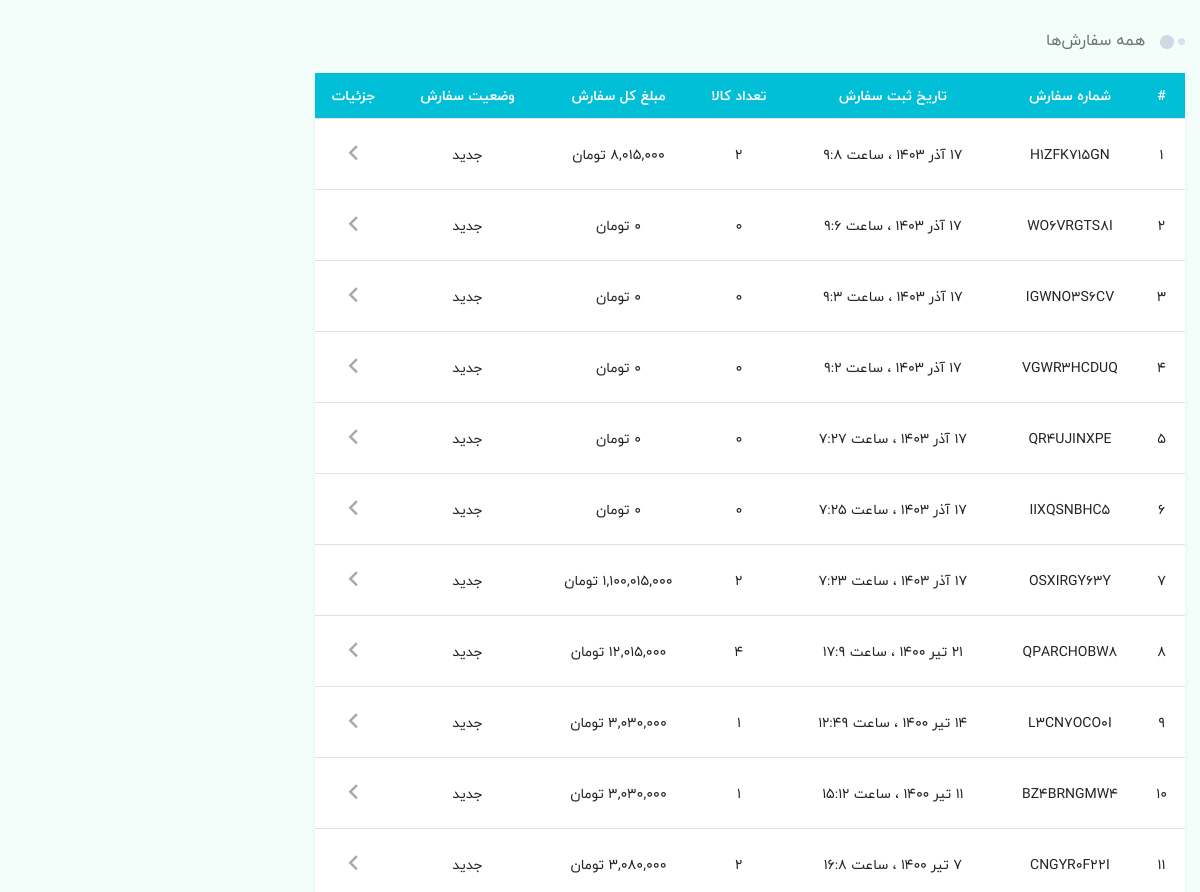
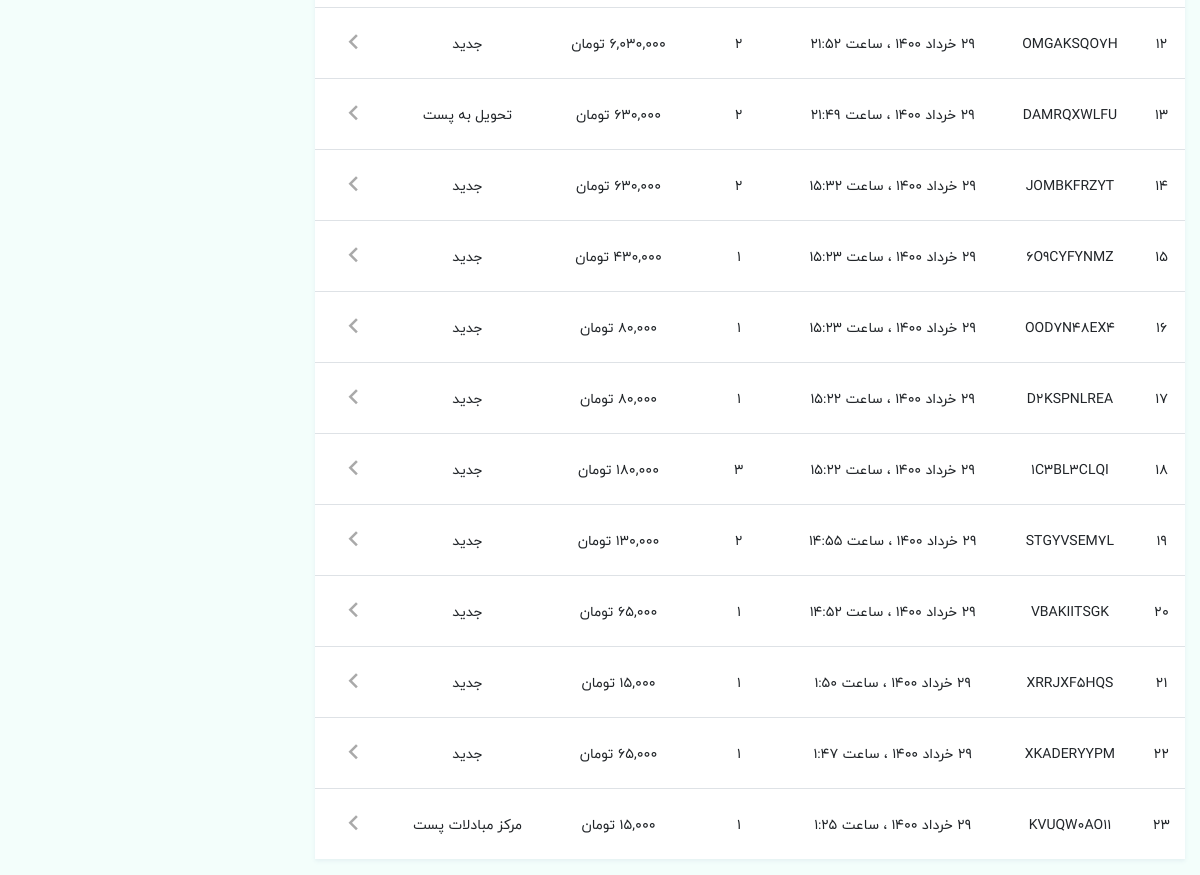
The app's page /profile/orders (signed in), older data (2 pictures, top to bottom).
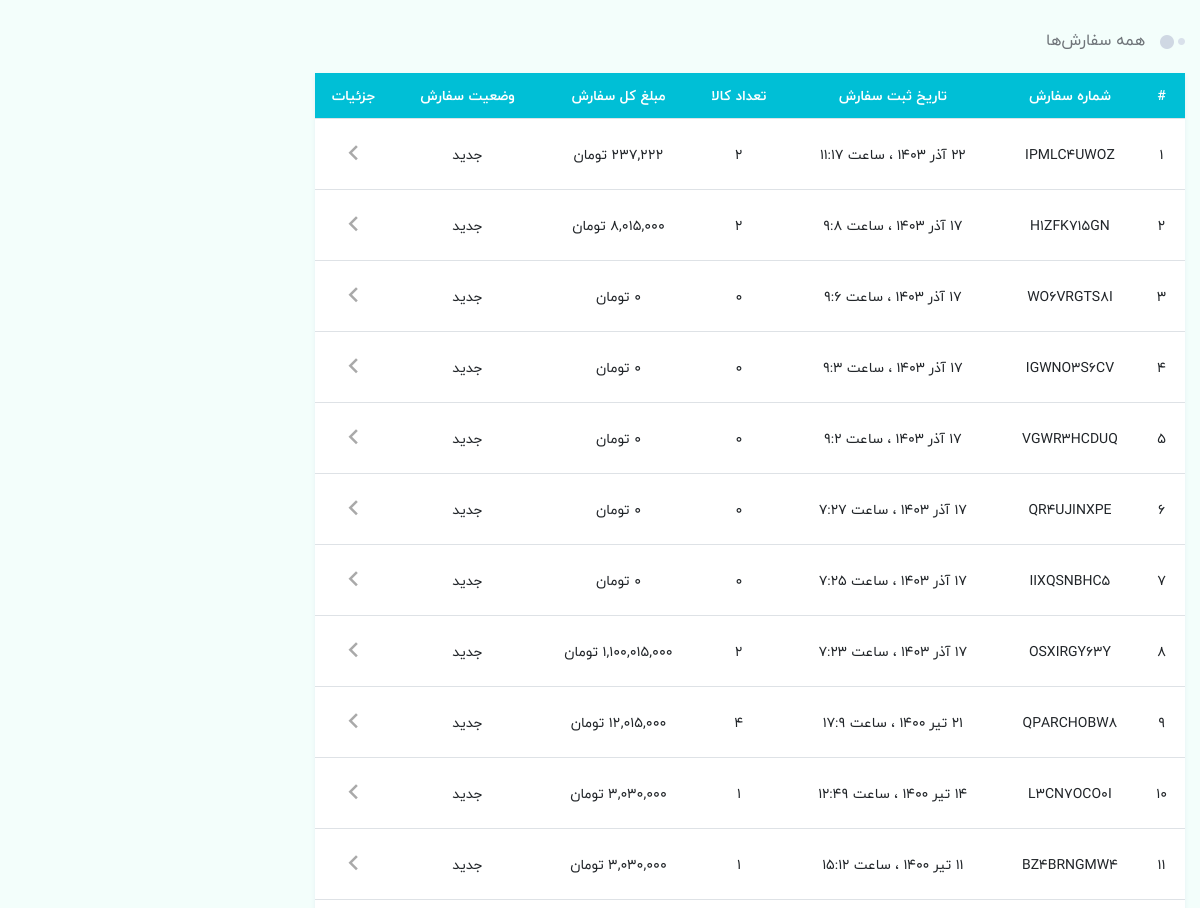
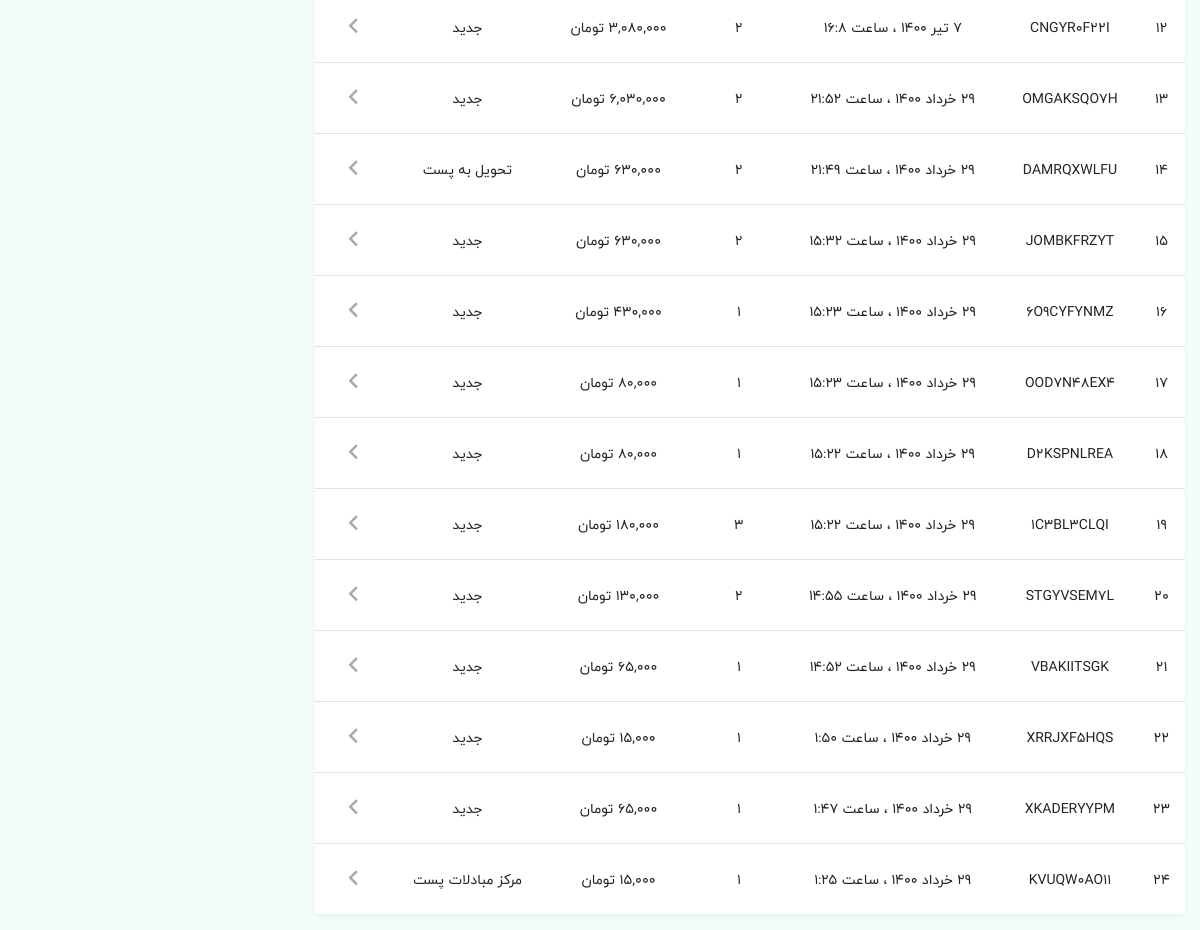
The same page, newer data (2 pictures, top to bottom).
### eshop_order/models.py (models this page shows, shortened)
class Order(models.Model):
    STATUS = (
        ('New', 'جدید'),
        ('Accepted', 'تایید سفارش'),
        ('Preparing', 'آماده سازی سفارش'),
        ('OutCompany', 'خروج از مرکز پردازش'),
        ('InPostOffice', 'تحویل به پست'),
        ('OnShipping', 'مرکز مبادلات پست'),
        ('Arrive', 'تحویل به مشتری'),
        ('Canceled', 'لغو شده'),
    )
    PAY_WAY = (
        ('online', 'پرداخت آنلاین'),
        ('creditCard', 'کیف پول اعتباری')
    )
    user = models.ForeignKey(User, on_delete=models.SET_NULL, null=True, verbose_name='کاربر')
    code = models.CharField(max_length=10, editable=False, verbose_name='کد سفارش')
    address_full_name = models.CharField(blank=True, max_length=60, verbose_name='نام و نام خانوادگی')
    address_phone = models.CharField(blank=True, max_length=20, verbose_name='تلفن')
    address_ostsn = models.CharField(blank=True, max_length=20, verbose_name='استان')
    address_city = models.CharField(blank=True, max_length=20, verbose_name='شهر')
    address_address = models.CharField(blank=True, max_length=150, verbose_name='آدرس پستی')
    address_post_code = models.IntegerField(blank=True, verbose_name='کد پستی', null=True)
    post_way = models.ForeignKey(PostWay, on_delete=models.SET_NULL, null=True, verbose_name='نحوه ارسال')
    pay_way = models.CharField(max_length=50, choices=PAY_WAY, default='online', verbose_name='نحوه پرداخت')
    total = models.IntegerField(verbose_name='جمع مبلغ کل سفارشات')
    amount = models.IntegerField(verbose_name='جمع تعداد کل سفارشات')
    status = models.CharField(max_length=30, choices=STATUS, default='New', verbose_name='وضعیت')
    ip = models.CharField(blank=True, max_length=20, verbose_name='آی‌پی')
    admin_note = models.CharField(blank=True, max_length=100, verbose_name='یادداشت ادمین')
    create_at = models.DateTimeField(auto_now_add=True, verbose_name='ایجاد شده')
    update_at = models.DateTimeField(auto_now=True, verbose_name='آخرین آپدیت')
    ref_id = models.CharField(max_length=256, null=True, blank=True)
    authority = models.CharField(max_length=256, null=True, blank=True)
    paid = models.BooleanField(default=False)
    class Meta:
        verbose_name = 'سفارش'
        verbose_name_plural = 'سفارشات'
    def user_name(self):
        return self.user.first_name + ' ' + self.user.last_name + ' ( ' + self.user.username + ' ) '
    user_name.short_description = 'نام کاربری'
    def total_th(self):
        return f"{self.total:,}"
    total_th.short_description = 'مبلغ کل'
    def post_w(self):
        return self.post_way.way
    post_w.short_description = 'نحوه ارسال'
    def post_p(self):
        return f"{self.post_way.price:,}"
    post_p.short_description = 'هزینه ارسال'
    def j_create_at(self):
        return jalali_converter(self.create_at)
    j_create_at.short_description = 'زمان ارسال'
    def j_update_at(self):
        return jalali_converter(self.update_at)
    j_update_at.short_description = 'آخرین آپدیت'

### eshop_account/views.py (the view)
# urls.py: path('profile/orders', OrdersList.as_view(), name='OrdersList'),
class OrdersList(ListView):
    template_name = 'account/profile-orders.html'
    paginate_by = 30
    def get_queryset(self):
        request = self.request
        current_user = request.user
        orders = Order.objects.filter(user_id=current_user.id)
        return orders
    def get_context_data(self, *, object_list=None, **kwargs):
        request = self.request
        current_user = request.user
        profile = UserProfile.objects.filter(user__username=current_user).first()
        orders = Order.objects.filter(user_id=current_user.id).order_by("-id")
        context = {
            'profile': profile,
            'orders': orders
        }
        return context

### extensions/jalali.py (called while the page is built)
    def persian_tuple(self):
        return self.persian_year, self.persian_month, self.persian_day

### extensions/utils.py (called while the page is built)
def persian_number_converter(mystr):
    number = {
        '1': '۱',
        '2': '۲',
        '3': '۳',
        '4': '۴',
        '5': '۵',
        '6': '۶',
        '7': '۷',
        '8': '۸',
        '9': '۹',
        '0': '۰',
    }
    for e, p in number.items():
        mystr = mystr.replace(e, p)
    return mystr

def jalali_converter(time):
    jmonth = ['فرودین', 'اردیبهشت', 'خرداد', 'تیر', 'مرداد', 'شهریور', 'مهر', 'آبان', 'آذر', 'دی', 'بهمن', 'اسفند', ]
    time = timezone.localtime(time)
    time_to_string = '{},{},{}'.format(time.year, time.month, time.day)
    time_to_tuple = jalali.Gregorian(time_to_string).persian_tuple()
    time_to_list = list(time_to_tuple)
    for index, month in enumerate(jmonth):
        if time_to_list[1] == index + 1:
            time_to_list[1] = month
            break
    output = '{} {} {} ، ساعت {}:{}'.format(
        time_to_list[2],
        time_to_list[1],
        time_to_list[0],
        time.hour,
        time.minute,
    )
    return persian_number_converter(output)

### eshop_account/templates/account/profile-orders.html (shortened to what this page needs)
{% extends 'shared/_MainLayout.html' %}
{% load static %}
{% load render_partial %}
{% load humanize %}
{% block header_ref %}
    <link rel="stylesheet" href="{% static 'css/vendor/nice-select.css' %}">
    <link rel="stylesheet" href="{% static 'css/vendor/nouislider.min.css' %}">
{% endblock %}
{% block content %}
    <main class="main-content dt-sl mt-4 mb-3" style="transform: none;">
    <div class="container main-container" style="transform: none;">
    <div class="row" style="transform: none;">
        <div class="col-xl-9 col-lg-8 col-md-8 col-sm-12">
            <div class="row">
                <div class="col-12">
                    <div class="section-title text-sm-title title-wide mb-1 no-after-title-wide dt-sl mb-2 px-res-1">
                        <h2>همه سفارش‌ها</h2>
                    </div>
                    <div class="dt-sl">
                        <div class="table-responsive">
                            <table class="table table-order">
                                <thead>
                                <tr>
                                    <th>#</th>
                                    <th>شماره سفارش</th>
                                    <th>تاریخ ثبت سفارش</th>
                                    <th>تعداد کالا</th>
                                    <th>مبلغ کل سفارش</th>
                                    <th>وضعیت سفارش</th>
                                    <th>جزئیات</th>
                                </tr>
                                </thead>
                                <tbody>
                                {% for rs in orders %}
                                    <tr>
                                        <td>{{ forloop.counter }}</td>
                                        <td>{{ rs.code }}</td>
                                        <td>{{ rs.j_create_at }}</td>
                                        <td>{{ rs.amount }}</td>
                                        <td>{{ rs.total|intcomma:False }} تومان</td>
                                        <td>{{ rs.get_status_display }}</td>
                                        <td class="details-link">
                                            <a href="{% url 'OrderDetail' rs.id %}">
                                                <i class="mdi mdi-chevron-left"></i>
                                            </a>
                                        </td>
                                    </tr>
                                {% endfor %}
                                </tbody>
                            </table>
                        </div>
                    </div>
                </div>
            </div>
        </div>
    </div>
{% endblock %}

Row changes from the older to the newer data that the page shows:
added Order: code "IPMLC4UWOZ", j_create_at "۲۲ آذر ۱۴۰۳ ، ساعت ۱۱:۱۷", amount "2", status "جدید"
